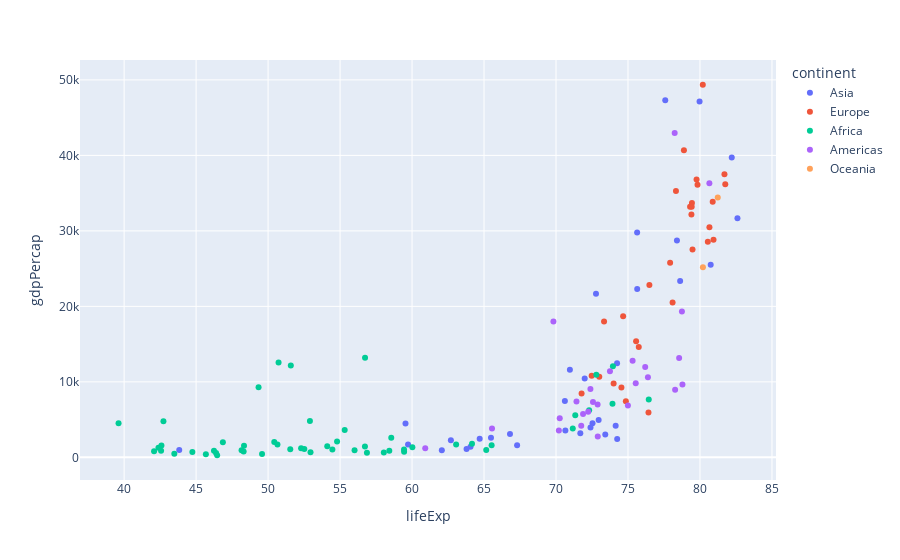

The notebook cell this image was saved under:
### Markdown cell above
##### Now we plot same graph as above using Plotly express

### Code cell
# plot life exp and gdp scatter plot -->> continent as color -->> pop as size -->> hover name -->> range_x/range_y-->>
# log_x/log_y
# If you want that each continent wise country has diff color (each continent has different colour) -->> color = 'continent'
px.scatter(temp_df,x = 'lifeExp',y = 'gdpPercap',color = 'continent')
# Note that each point represent a country

### Figure 1 — Plotly figure (JSON) as saved in the notebook; plotly's stock layout.template omitted (floating-point values rounded to 4 significant figures)
{"data": [{"hovertemplate": "continent=Asia<br>lifeExp=%{x}<br>gdpPercap=%{y}<extra></extra>", "legendgroup": "Asia", "marker": {"color": "#636efa", "symbol": "circle"}, "mode": "markers", "name": "Asia", "orientation": "v", "showlegend": true, "type": "scatter", "x": [43.83, 75.64, 64.06, 59.72, 72.96, 82.21, 64.7, 70.65, 70.96, 59.55, 80.75, 82.6, 72.53, 67.3, 78.62, 77.59, 71.99, 74.24, 66.8, 62.07, 63.78, 75.64, 65.48, 71.69, 72.78, 79.97, 72.4, 74.14, 78.4, 70.62, 74.25, 73.42, 62.7], "xaxis": "x", "y": [974.6, 29800.0, 1391.0, 1714.0, 4959.0, 39720.0, 2452.0, 3541.0, 11610.0, 4471.0, 25520.0, 31660.0, 4519.0, 1593.0, 23350.0, 47310.0, 10460.0, 12450.0, 3096.0, 944, 1091.0, 22320.0, 2606.0, 3190.0, 21650.0, 47140.0, 3970.0, 4185.0, 28720.0, 7458.0, 2442.0, 3025.0, 2281.0], "yaxis": "y"}, {"hovertemplate": "continent=Europe<br>lifeExp=%{x}<br>gdpPercap=%{y}<extra></extra>", "legendgroup": "Europe", "marker": {"color": "#EF553B", "symbol": "circle"}, "mode": "markers", "name": "Europe", "orientation": "v", "showlegend": true, "type": "scatter", "x": [76.42, 79.83, 79.44, 74.85, 73.0, 75.75, 76.49, 78.33, 79.31, 80.66, 79.41, 79.48, 73.34, 81.76, 78.89, 80.55, 74.54, 79.76, 80.2, 75.56, 78.1, 72.48, 74.0, 74.66, 77.93, 80.94, 80.88, 81.7, 71.78, 79.42], "xaxis": "x", "y": [5937.0, 36130.0, 33690.0, 7446.0, 10680.0, 14620.0, 22830.0, 35280.0, 33210.0, 30470.0, 32170.0, 27540.0, 18010.0, 36180.0, 40680.0, 28570.0, 9254.0, 36800.0, 49360.0, 15390.0, 20510.0, 10810.0, 9787.0, 18680.0, 25770.0, 28820.0, 33860.0, 37510.0, 8458.0, 33200.0], "yaxis": "y"}, {"hovertemplate": "continent=Africa<br>lifeExp=%{x}<br>gdpPercap=%{y}<extra></extra>", "legendgroup": "Africa", "marker": {"color": "#00cc96", "symbol": "circle"}, "mode": "markers", "name": "Africa", "orientation": "v", "showlegend": true, "type": "scatter", "x": [72.3, 42.73, 56.73, 50.73, 52.3, 49.58, 50.43, 44.74, 50.65, 65.15, 46.46, 55.32, 48.33, 54.79, 71.34, 51.58, 58.04, 52.95, 56.73, 59.45, 60.02, 56.01, 46.39, 54.11, 42.59, 45.68, 73.95, 59.44, 48.3, 54.47, 64.16, 72.8, 71.16, 42.08, 52.91, 56.87, 46.86, 76.44, 46.24, 65.53, 63.06, 42.57, 48.16, 49.34, 58.56, 39.61, 52.52, 58.42, 73.92, 51.54, 42.38, 43.49], "xaxis": "x", "y": [6223.0, 4797.0, 1441.0, 12570.0, 1217.0, 430.1, 2042.0, 706.0, 1704.0, 986.1, 277.6, 3633.0, 1545.0, 2082.0, 5581.0, 12150.0, 641.4, 690.8, 13210.0, 752.7, 1328.0, 942.7, 579.2, 1463.0, 1569.0, 414.5, 12060.0, 1045.0, 759.3, 1043.0, 1803.0, 10960.0, 3820.0, 823.7, 4811.0, 619.7, 2014.0, 7670.0, 863.1, 1598.0, 1712.0, 862.5, 926.1, 9270.0, 2602.0, 4513.0, 1107.0, 883.0, 7093.0, 1056.0, 1271.0, 469.7], "yaxis": "y"}, {"hovertemplate": "continent=Americas<br>lifeExp=%{x}<br>gdpPercap=%{y}<extra></extra>", "legendgroup": "Americas", "marker": {"color": "#ab63fa", "symbol": "circle"}, "mode": "markers", "name": "Americas", "orientation": "v", "showlegend": true, "type": "scatter", "x": [75.32, 65.55, 72.39, 80.65, 78.55, 72.89, 78.78, 78.27, 72.23, 74.99, 71.88, 70.26, 60.92, 70.2, 72.57, 76.19, 72.9, 75.54, 71.75, 71.42, 78.75, 69.82, 78.24, 76.38, 73.75], "xaxis": "x", "y": [12780.0, 3822.0, 9066.0, 36320.0, 13170.0, 7007.0, 9645.0, 8948.0, 6025.0, 6873.0, 5728.0, 5186.0, 1202.0, 3548.0, 7321.0, 11980.0, 2749.0, 9809.0, 4173.0, 7409.0, 19330.0, 18010.0, 42950.0, 10610.0, 11420.0], "yaxis": "y"}, {"hovertemplate": "continent=Oceania<br>lifeExp=%{x}<br>gdpPercap=%{y}<extra></extra>", "legendgroup": "Oceania", "marker": {"color": "#FFA15A", "symbol": "circle"}, "mode": "markers", "name": "Oceania", "orientation": "v", "showlegend": true, "type": "scatter", "x": [81.23, 80.2], "xaxis": "x", "y": [34440.0, 25190.0], "yaxis": "y"}], "layout": {"autosize": true, "legend": {"title": {"text": "continent"}, "tracegroupgap": 0}, "margin": {"t": 60}, "xaxis": {"anchor": "y", "autorange": true, "domain": [0, 1], "range": [36.94, 85.27], "title": {"text": "lifeExp"}, "type": "linear"}, "yaxis": {"anchor": "x", "autorange": true, "domain": [0, 1], "range": [-3523.0, 53160.0], "title": {"text": "gdpPercap"}, "type": "linear"}}}
